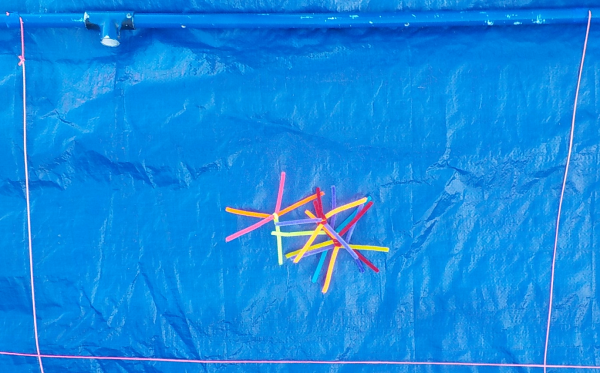
#> input picture A1.png, 600 x 373 px
$ python photomosaic_A.py
#> lines starting #> are read from the running program, lines starting #| are printed output that depends on the picture
from multiprocessing import Process
import cv2 as c
import numpy as n


def makemosaic():

    i1 = c.imread('A1.png')
#> i1 is the input picture: shape (373, 600, 3); mean B, G, R 224.6, 137.5, 18
    i2 = c.imread('A2.png')
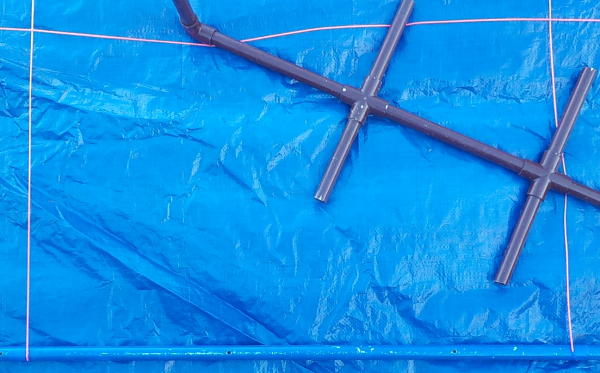
#> input picture A2.png, 600 x 373 px
#> i2 is the input picture: shape (373, 600, 3); mean B, G, R 230.5, 144.3, 15.3
    i3 = c.imread('A3.png')
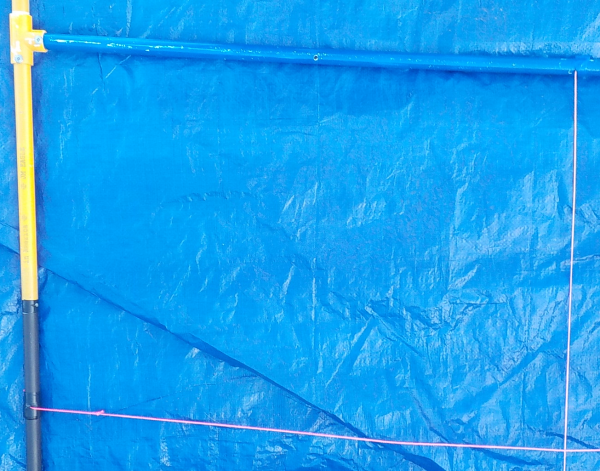
#> input picture A3.png, 600 x 471 px
#> i3 is the input picture: shape (471, 600, 3); mean B, G, R 238.7, 160.6, 24.4
    i4 = c.imread('A4.png')
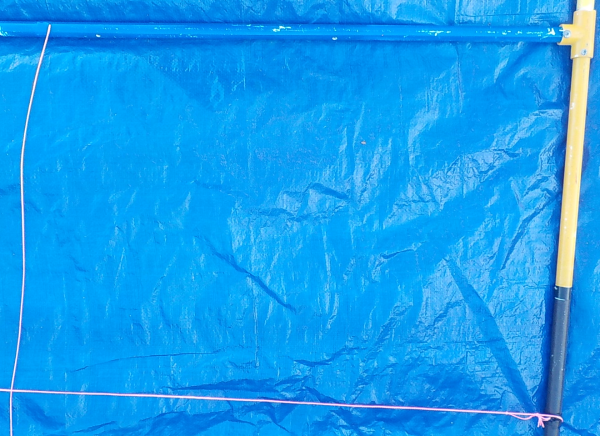
#> input picture A4.png, 600 x 436 px
#> i4 is the input picture: shape (436, 600, 3); mean B, G, R 238.8, 157.5, 20
    i5 = c.imread('A5.png')
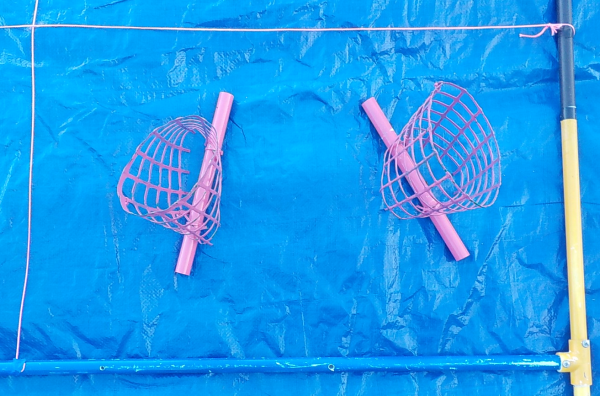
#> input picture A5.png, 600 x 396 px
#> i5 is the input picture: shape (396, 600, 3); mean B, G, R 236.8, 154.9, 26.7
    i6 = c.imread('A6.png')
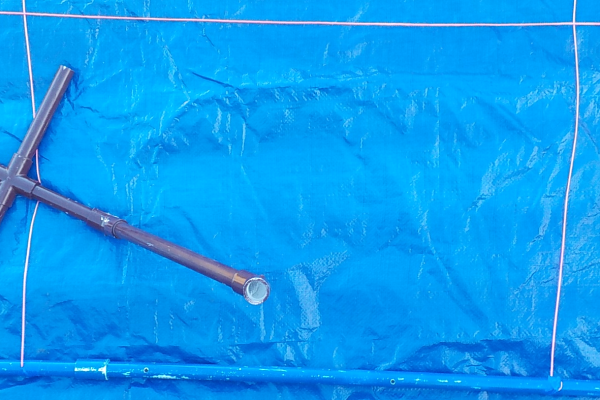
#> input picture A6.png, 600 x 400 px
#> i6 is the input picture: shape (400, 600, 3); mean B, G, R 240.7, 155.8, 11.4
    i7 = c.imread('A7.png')
    i8 = c.imread('A8.png')


    i1 = c.resize(i1, (400,400))
#> i1: shape (400, 400, 3)
    i2 = c.resize(i2, (400,400))
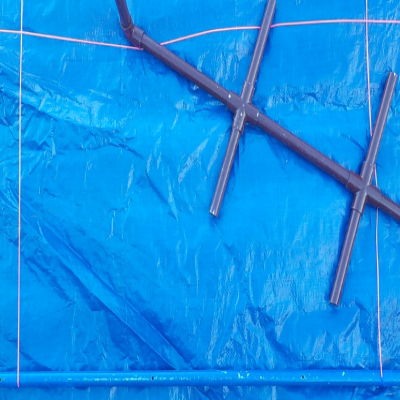
#> i2: shape (400, 400, 3); mean B, G, R 230.4, 144.2, 15.2
    i3 = c.resize(i3, (400,400))
#> i3: shape (400, 400, 3)
    i4 = c.resize(i4, (400,400))
#> i4: shape (400, 400, 3)
    i5 = c.resize(i5, (400,400))
#> i5: shape (400, 400, 3)
    i6 = c.resize(i6, (400,400))
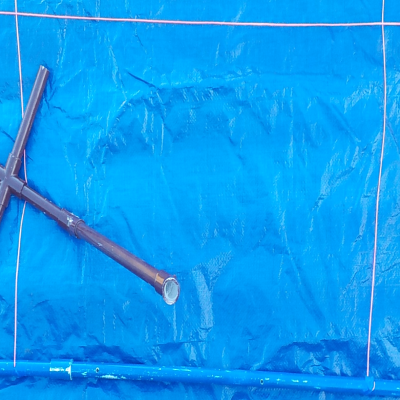
#> i6: shape (400, 400, 3); mean B, G, R 240.8, 155.9, 11.5
#> (the run stopped early here; a loop or call above may not have finished)
